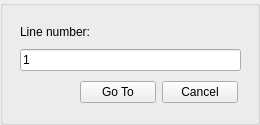
<?xml version="1.0" encoding="UTF-8"?>
<ui version="4.0">
 <class>GoTo</class>
 <widget class="QMainWindow" name="GoTo">
  <property name="geometry">
   <rect>
    <x>0</x>
    <y>0</y>
    <width>260</width>
    <height>125</height>
   </rect>
  </property>
  <property name="maximumSize">
   <size>
    <width>260</width>
    <height>125</height>
   </size>
  </property>
  <property name="windowTitle">
   <string>GoTo</string>
  </property>
  <widget class="QWidget" name="centralwidget">
   <property name="maximumSize">
    <size>
     <width>260</width>
     <height>16777215</height>
    </size>
   </property>
   <widget class="QGroupBox" name="groupBox">
    <property name="geometry">
     <rect>
      <x>0</x>
      <y>0</y>
      <width>260</width>
      <height>125</height>
     </rect>
    </property>
    <property name="maximumSize">
     <size>
      <width>260</width>
      <height>125</height>
     </size>
    </property>
    <property name="title">
     <string/>
    </property>
    <widget class="QWidget" name="layoutWidget">
     <property name="geometry">
      <rect>
       <x>20</x>
       <y>20</y>
       <width>221</width>
       <height>51</height>
      </rect>
     </property>
     <layout class="QVBoxLayout" name="verticalLayout">
      <item>
       <widget class="QLabel" name="label">
        <property name="text">
         <string>Line number:</string>
        </property>
       </widget>
      </item>
      <item>
       <widget class="QLineEdit" name="lineNumber">
        <property name="text">
         <string>1</string>
        </property>
       </widget>
      </item>
     </layout>
    </widget>
    <widget class="QWidget" name="layoutWidget">
     <property name="geometry">
      <rect>
       <x>80</x>
       <y>80</y>
       <width>158</width>
       <height>25</height>
      </rect>
     </property>
     <layout class="QHBoxLayout" name="horizontalLayout">
      <item>
       <widget class="QPushButton" name="gotoButton">
        <property name="text">
         <string>Go To</string>
        </property>
       </widget>
      </item>
      <item>
       <widget class="QPushButton" name="cancelButton">
        <property name="text">
         <string>Cancel</string>
        </property>
       </widget>
      </item>
     </layout>
    </widget>
   </widget>
  </widget>
  <widget class="QMenuBar" name="menubar">
   <property name="geometry">
    <rect>
     <x>0</x>
     <y>0</y>
     <width>260</width>
     <height>21</height>
    </rect>
   </property>
  </widget>
 </widget>
 <resources/>
 <connections/>
</ui>
